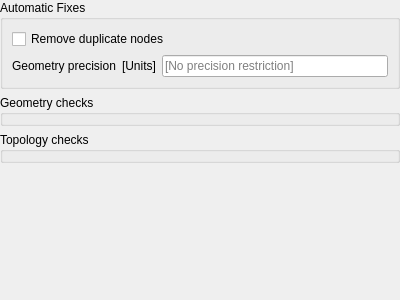
<?xml version="1.0" encoding="UTF-8"?>
<ui version="4.0">
 <class>QgsVectorLayerDigitizingPropertiesPage</class>
 <widget class="QWidget" name="QgsVectorLayerDigitizingPropertiesPage">
  <property name="geometry">
   <rect>
    <x>0</x>
    <y>0</y>
    <width>400</width>
    <height>300</height>
   </rect>
  </property>
  <property name="windowTitle">
   <string notr="true">Form</string>
  </property>
  <layout class="QVBoxLayout" name="verticalLayout">
   <property name="leftMargin">
    <number>0</number>
   </property>
   <property name="topMargin">
    <number>0</number>
   </property>
   <property name="rightMargin">
    <number>0</number>
   </property>
   <property name="bottomMargin">
    <number>0</number>
   </property>
   <item>
    <widget class="QgsScrollArea" name="scrollArea_2">
     <property name="frameShape">
      <enum>QFrame::NoFrame</enum>
     </property>
     <property name="widgetResizable">
      <bool>true</bool>
     </property>
     <widget class="QWidget" name="scrollAreaWidgetContents_2">
      <property name="geometry">
       <rect>
        <x>0</x>
        <y>0</y>
        <width>400</width>
        <height>300</height>
       </rect>
      </property>
      <layout class="QVBoxLayout" name="verticalLayout_20">
       <property name="leftMargin">
        <number>0</number>
       </property>
       <property name="topMargin">
        <number>0</number>
       </property>
       <property name="rightMargin">
        <number>0</number>
       </property>
       <property name="bottomMargin">
        <number>0</number>
       </property>
       <item>
        <widget class="QGroupBox" name="mGeometryAutoFixesGroupBox">
         <property name="title">
          <string>Automatic Fixes</string>
         </property>
         <layout class="QGridLayout" name="gridLayout">
          <item row="0" column="0" colspan="2">
           <widget class="QCheckBox" name="mRemoveDuplicateNodesCheckbox">
            <property name="text">
             <string>Remove duplicate nodes</string>
            </property>
           </widget>
          </item>
          <item row="1" column="0">
           <widget class="QLabel" name="label">
            <property name="toolTip">
             <string>&lt;html&gt;&lt;head/&gt;&lt;body&gt;&lt;p&gt;The geometry precision defines the maximum precision to of geometry coordinates that should be stored on this layer. A snap to grid algorithm will be applied on every geometry entering this layer, resulting in coordinates being rounded to multiples of this value. The operation is applied in this layer's coordinate reference system.&lt;/p&gt;&lt;/body&gt;&lt;/html&gt;</string>
            </property>
            <property name="text">
             <string>Geometry precision</string>
            </property>
           </widget>
          </item>
          <item row="1" column="1">
           <layout class="QHBoxLayout" name="horizontalLayout_11" stretch="0,0">
            <item>
             <widget class="QLabel" name="mPrecisionUnitsLabel">
              <property name="text">
               <string>[Units]</string>
              </property>
             </widget>
            </item>
            <item>
             <widget class="QLineEdit" name="mGeometryPrecisionLineEdit">
              <property name="inputMethodHints">
               <set>Qt::ImhFormattedNumbersOnly</set>
              </property>
              <property name="text">
               <string/>
              </property>
              <property name="placeholderText">
               <string>[No precision restriction]</string>
              </property>
             </widget>
            </item>
           </layout>
          </item>
         </layout>
        </widget>
       </item>
       <item>
        <widget class="QGroupBox" name="mGeometryValidationGroupBox">
         <property name="title">
          <string>Geometry checks</string>
         </property>
        </widget>
       </item>
       <item>
        <widget class="QGroupBox" name="mTopologyChecksGroupBox">
         <property name="title">
          <string>Topology checks</string>
         </property>
        </widget>
       </item>
       <item>
        <spacer name="verticalSpacer_4">
         <property name="orientation">
          <enum>Qt::Vertical</enum>
         </property>
         <property name="sizeHint" stdset="0">
          <size>
           <width>20</width>
           <height>40</height>
          </size>
         </property>
        </spacer>
       </item>
      </layout>
     </widget>
    </widget>
   </item>
  </layout>
 </widget>
 <customwidgets>
  <customwidget>
   <class>QgsScrollArea</class>
   <extends>QScrollArea</extends>
   <header>qgsscrollarea.h</header>
   <container>1</container>
  </customwidget>
 </customwidgets>
 <resources/>
 <connections/>
</ui>
